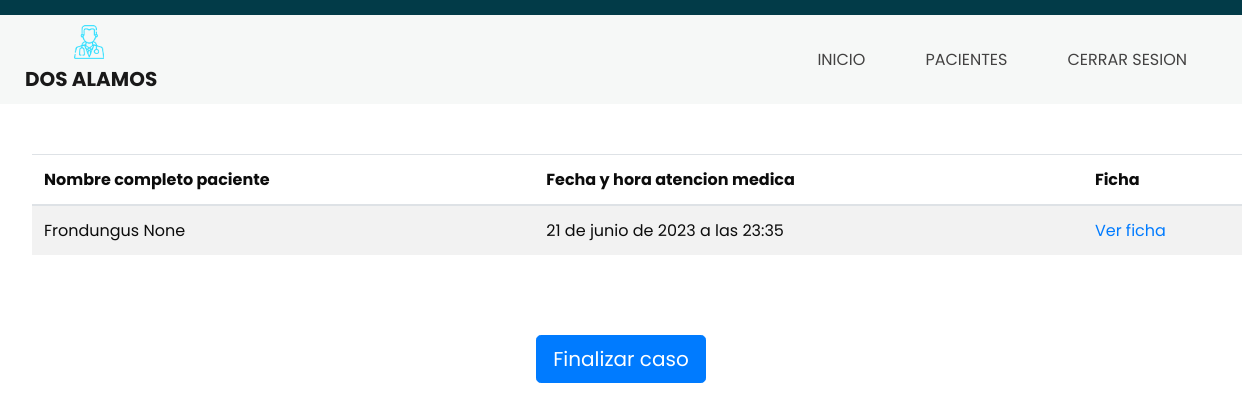
Before: /pacientes/29/ with the older database file.
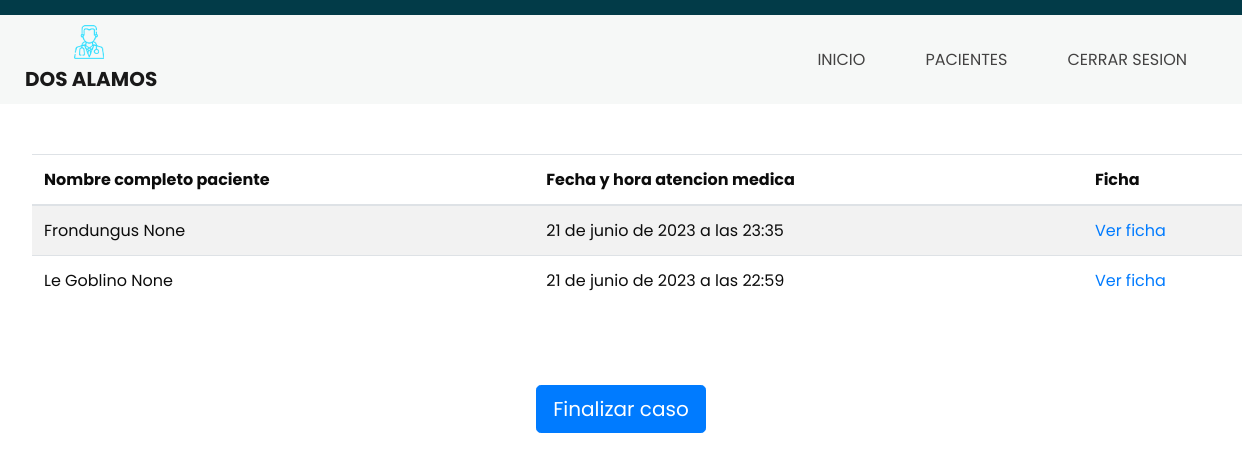
After: the same page with the newer database file.
### core/models.py (models this page shows)
class HoraTomada(models.Model):
    nombrePaciente = models.ForeignKey(User, on_delete=models.PROTECT, verbose_name='Paciente', null=True, related_name='horas_paciente')
    apellidoPaciente = models.CharField(max_length=50, verbose_name='Apellido del paciente',null=True)
    nombreComuna = models.CharField(max_length=50, verbose_name='Comuna del paciente',null=True)
    correoPaciente = models.CharField(max_length=50, verbose_name='Correo del paciente',null=True)
    fecha_creacion = models.DateTimeField(auto_now_add=True)
    hora = models.DateTimeField(auto_now_add=True)
    doctor = models.ForeignKey(User, on_delete=models.PROTECT, verbose_name='Medico', null=True, related_name='horas_doctor')
    ESTADO_CHOICES = (
        ('abierto', 'Abierto'),
        ('cerrado', 'Cerrado'),
    )
    estado = models.CharField(max_length=10, choices=ESTADO_CHOICES, default='abierto')

### core/views.py (the view)
# urls.py: path('pacientes/<id>/', pacientes, name="pacientes"),
def pacientes(request, id):
    usuario = get_object_or_404(User, pk=id)
    horaTomada = HoraTomada.objects.filter(doctor=id, estado='cerrado')
    user_id = request.user.id  # Obtener el ID del usuario logueado
    data = {
        'usuario':usuario,
        'horaTomada':horaTomada,
        'user_id': user_id
    }
    return render(request, 'core/pacientes.html',data)

### core/templates/core/pacientes.html (shortened to what this page needs)
{%load static%}
<head>
  <link rel="stylesheet" type="text/css"
    href="https://cdnjs.cloudflare.com/ajax/libs/OwlCarousel2/2.1.3/assets/owl.carousel.min.css" />
  <link rel="stylesheet" href="https://cdn.jsdelivr.net/npm/bootstrap@4.0.0/dist/css/bootstrap.min.css"
>
  <link href="{% static 'core/css/style.css'%}" rel="stylesheet" />
  <link href="{% static 'css/responsive.css' %}" rel="stylesheet" />
</head>
<body>
  <div class="hero_area">
    <header class="header_section">
      <div class="container-fluid">
        <nav class="navbar navbar-expand-lg custom_nav-container">
          <a class="navbar-brand" href="{% url 'vista_medico' %}">
            <img src="{% static 'core/IMG/logo.png' %}" alt="Logo">
            <span>Dos alamos</span>
          </a>
          <div class="collapse navbar-collapse" id="navbarSupportedContent">
            <ul class="navbar-nav ml-auto">
              <li class="nav-item active">
                <a class="nav-link" href="{% url 'vista_medico' %}">Inicio <span class="sr-only">(current)</span></a>
              </li>
              <li class="nav-item">
                <a class="nav-link" href="{% url 'pacientes' user_id %}">Pacientes</a>
              </li>
              <li class="nav-item">
                <a class="nav-link" href="#">Cerrar Sesion</a>
              </li>
            </ul>
          </div>
        </nav>
      </div>
    </header>
    <div class="tabla">
      <table class="table table-striped">
        <thead>
          <tr>
            <th scope="col">Nombre completo paciente</th>
            <th scope="col">Fecha y hora atencion medica</th>
            <th scope="col">Ficha</th>
          </tr>
        </thead>
        <tbody>
          {% for h in horaTomada %}
          <tr>
            <td>{{h.nombrePaciente}} {{h.apellidoPaciente}}</td>
            <td>{{h.fecha_creacion}}</td>
            <td><a href="{% url 'ficha' %}">Ver ficha</a></td>
          </tr>
          {% endfor %}
        </tbody>
      </table>
      <div class="d-flex justify-content-center mt-3 md-3 p-5">
        <button type="button" class="btn btn-primary btn-lg citas">
          Finalizar caso
        </button>
      </div>
    </div>
</body>
</html>

### core/static/core/CSS/style.css (style rules this page uses)
body { font-family: "Poppins", sans-serif; color: #0c0c0c; background-color: #ffffff; }
.hero_area { height: 98vh; position: relative; }
.hero_area::before { content: ""; position: absolute; width: 100%; height: 15px; background-color: #023b48; }
.header_section { background-color: #f6f8f7; padding-top: 15px; }
.header_section .container-fluid { padding-right: 25px; padding-left: 25px; }
.custom_nav-container.navbar-expand-lg .navbar-nav .nav-link { padding: 10px 30px; color: #434242; text-align: center; text-transform: uppercase; }
a, a:hover, a:focus { text-decoration: none; }
.btn, .btn:focus { outline: none !important; -webkit-box-shadow: none; box-shadow: none; }
.navbar-brand, .navbar-brand:hover { text-transform: uppercase; font-weight: bold; font-size: 24px; color: #fafcfd; }
.navbar-brand { display: -webkit-box; display: -ms-flexbox; display: flex; -webkit-box-align: center; -ms-flex-align: center; align-items: center; -webkit-box-orient: vertical; -webkit-box-direction: normal; -ms-flex-direction: column; flex-direction: column; }
.navbar-brand img { width: 30px; margin-right: 5px; }
.navbar-brand span { font-size: 20px; font-weight: 700; color: #191919; margin-top: 5px; }
.custom_nav-container { z-index: 99999; padding: 5px 0; }
@media (min-width: 768px) { .tabla { margin-top: 50px; } }

### core/templates/core/pacientes.html (style rules this page uses)
.table { margin: 2rem; padding: 1.5rem; border: medium; border-width: .2rem; }

Changed rows visible on the page:
added HoraTomada: nombrePaciente "Le Goblino", apellidoPaciente "None", fecha_creacion "21 de junio de 2023 a las 22:59"
